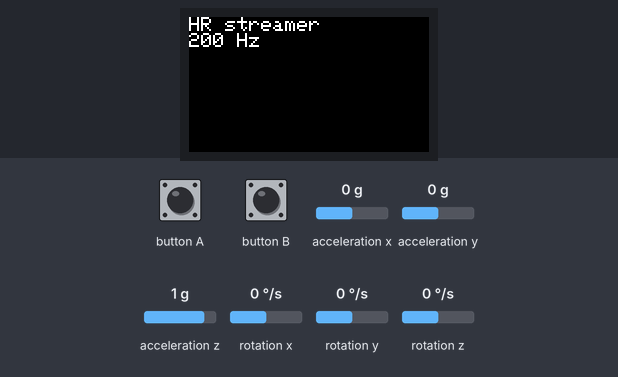
Bench run of a sketch on a simulated ESP32. On the bench: 240×135 colour display. The inputs (shaded band) are chosen by the test bench; at power-on: acceleration x 0 g, acceleration y 0 g, acceleration z 1 g, rotation x 0 °/s, rotation y 0 °/s, rotation z 0 °/s. What the sketch prints to the serial monitor is not drawn.

Above: at 0.2 s.
At 1.8 s:
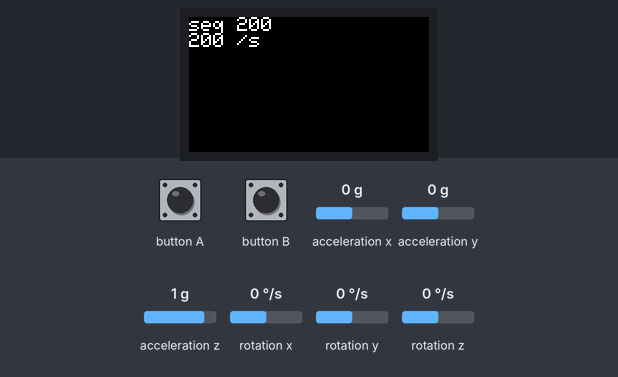
1.9 s: button A pressed for 3.2 s
At 6.0 s:
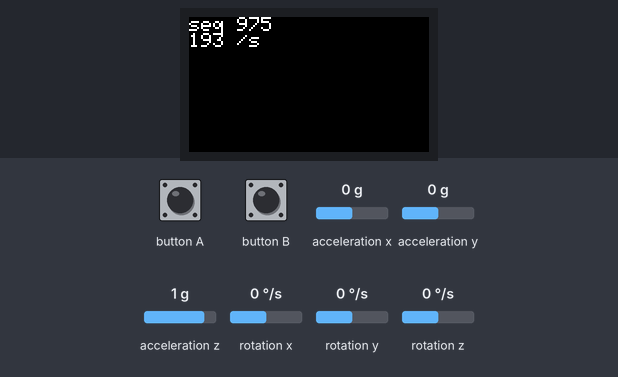
7.7 s: button B pressed for 0.15 s
10.8 s: button A pressed for 0.15 s
Timing chart, 0 to 12.8 s (numbered marks = the images above; inputs shaded):
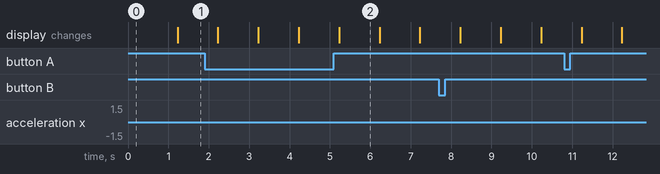

The sketch:

hr_streamer.ino
```cpp
// hr_streamer.ino
// M5StickC PLUS2 — stream MPU6886 IMU at 200 Hz over USB serial.
// Binary framed packets so the PC can detect drops via seq # and corruption via CRC8.
//
// Packet layout (little-endian, 22 bytes total):
//   [0xAA][0x55]              sync
//   [seq u16]                 wraps at 65535
//   [t_us u32]                esp_timer_get_time() lower 32 bits
//   [ax i16][ay i16][az i16]  raw accel counts
//   [gx i16][gy i16][gz i16]  raw gyro counts
//   [crc8]                    CRC8/Dallas over bytes [2..19]
//
// Convert on PC: accel_g = raw * (FS_ACCEL_G / 32768.0)
//                gyro_dps = raw * (FS_GYRO_DPS / 32768.0)
// FS_ACCEL_G defaults to 4 (M5Unified default), FS_GYRO_DPS to 1000.

#include <M5StickCPlus2.h>
#include "esp_timer.h"

static const uint32_t SAMPLE_PERIOD_US = 5000;  // 200 Hz
static const uint32_t SERIAL_BAUD = 115200;

static volatile bool tick = false;
static esp_timer_handle_t sample_timer;

static uint16_t seq = 0;
static uint32_t last_health_ms = 0;
static uint32_t samples_since_health = 0;

static void IRAM_ATTR on_sample_timer(void*) {
  tick = true;
}

static uint8_t crc8(const uint8_t* p, size_t n) {
  uint8_t c = 0;
  for (size_t i = 0; i < n; i++) {
    c ^= p[i];
    for (int b = 0; b < 8; b++) {
      c = (c & 0x80) ? (uint8_t)((c << 1) ^ 0x07) : (uint8_t)(c << 1);
    }
  }
  return c;
}

static inline int16_t to_i16(float v, float scale) {
  float s = v * scale;
  if (s >  32767.0f) s =  32767.0f;
  if (s < -32768.0f) s = -32768.0f;
  return (int16_t)s;
}

void setup() {
  auto cfg = M5.config();
  StickCP2.begin(cfg);
  StickCP2.Display.setRotation(3);
  StickCP2.Display.setTextSize(2);
  StickCP2.Display.fillScreen(BLACK);
  StickCP2.Display.setCursor(0, 0);
  StickCP2.Display.println("HR streamer");
  StickCP2.Display.println("200 Hz");

  StickCP2.Imu.begin();

  Serial.begin(SERIAL_BAUD);
  while (!Serial && millis() < 2000) {}

  const esp_timer_create_args_t targs = {
    .callback = &on_sample_timer,
    .arg = nullptr,
    .dispatch_method = ESP_TIMER_TASK,
    .name = "imu_tick",
    .skip_unhandled_events = true,
  };
  esp_timer_create(&targs, &sample_timer);
  esp_timer_start_periodic(sample_timer, SAMPLE_PERIOD_US);

  last_health_ms = millis();
}

void loop() {
  StickCP2.update();

  if (tick) {
    tick = false;

    float ax_g, ay_g, az_g, gx_dps, gy_dps, gz_dps;
    StickCP2.Imu.getAccel(&ax_g, &ay_g, &az_g);
    StickCP2.Imu.getGyro(&gx_dps, &gy_dps, &gz_dps);

    // Pack to int16 using full-scale assumptions; the PC reverses with the same scale.
    const float FS_ACCEL_G = 4.0f;
    const float FS_GYRO_DPS = 1000.0f;
    int16_t ax = to_i16(ax_g, 32768.0f / FS_ACCEL_G);
    int16_t ay = to_i16(ay_g, 32768.0f / FS_ACCEL_G);
    int16_t az = to_i16(az_g, 32768.0f / FS_ACCEL_G);
    int16_t gx = to_i16(gx_dps, 32768.0f / FS_GYRO_DPS);
    int16_t gy = to_i16(gy_dps, 32768.0f / FS_GYRO_DPS);
    int16_t gz = to_i16(gz_dps, 32768.0f / FS_GYRO_DPS);

    uint32_t t_us = (uint32_t)(esp_timer_get_time() & 0xFFFFFFFFu);

    uint8_t pkt[22];
    pkt[0] = 0xAA; pkt[1] = 0x55;
    memcpy(&pkt[2],  &seq,   2);
    memcpy(&pkt[4],  &t_us,  4);
    memcpy(&pkt[8],  &ax, 2);
    memcpy(&pkt[10], &ay, 2);
    memcpy(&pkt[12], &az, 2);
    memcpy(&pkt[14], &gx, 2);
    memcpy(&pkt[16], &gy, 2);
    memcpy(&pkt[18], &gz, 2);
    pkt[20] = crc8(&pkt[2], 18);
    pkt[21] = '\n';  // makes the stream easier to eyeball; PC ignores it

    Serial.write(pkt, sizeof(pkt));

    seq++;
    samples_since_health++;
  }

  uint32_t now_ms = millis();
  if (now_ms - last_health_ms >= 1000) {
    last_health_ms = now_ms;
    StickCP2.Display.fillScreen(BLACK);
    StickCP2.Display.setCursor(0, 0);
    StickCP2.Display.printf("seq %u\n", seq);
    StickCP2.Display.printf("%lu /s\n", (unsigned long)samples_since_health);
    samples_since_health = 0;
  }
}
```

Measured:
- what the display in image 2 shows lasts 1.0 s, from 5.2 s to 6.2 s
